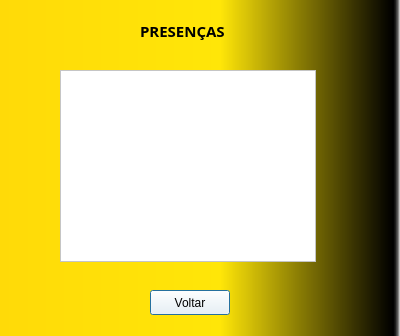
<?xml version="1.0" encoding="UTF-8"?>
<ui version="4.0">
 <class>MonitorPresencas</class>
 <widget class="QDialog" name="MonitorPresencas">
  <property name="geometry">
   <rect>
    <x>0</x>
    <y>0</y>
    <width>400</width>
    <height>336</height>
   </rect>
  </property>
  <property name="windowTitle">
   <string>Dialog</string>
  </property>
  <property name="styleSheet">
   <string notr="true">QDialog{
background-color: qlineargradient(spread:pad, x1:0, y1:0, x2:1, y2:0, stop:0 rgba(255, 218, 8, 255), stop:0.55 rgba(255, 230, 8, 255), stop:0.98 rgba(0, 0, 0, 255), stop:1 rgba(0, 0, 0, 0));
}</string>
  </property>
  <widget class="QListWidget" name="listWidget">
   <property name="geometry">
    <rect>
     <x>60</x>
     <y>70</y>
     <width>256</width>
     <height>192</height>
    </rect>
   </property>
   <property name="styleSheet">
    <string notr="true">color: rgb(0, 0, 0);
background-color: rgb(255, 255, 255);
</string>
   </property>
  </widget>
  <widget class="QLabel" name="label_3">
   <property name="geometry">
    <rect>
     <x>140</x>
     <y>10</y>
     <width>111</width>
     <height>41</height>
    </rect>
   </property>
   <property name="font">
    <font>
     <family>Yu Gothic UI Semibold</family>
     <pointsize>11</pointsize>
     <weight>75</weight>
     <bold>true</bold>
    </font>
   </property>
   <property name="styleSheet">
    <string notr="true">color: rgb(0, 0, 0)</string>
   </property>
   <property name="text">
    <string>PRESENÇAS</string>
   </property>
  </widget>
  <widget class="QPushButton" name="pushButton">
   <property name="geometry">
    <rect>
     <x>150</x>
     <y>290</y>
     <width>80</width>
     <height>25</height>
    </rect>
   </property>
   <property name="styleSheet">
    <string notr="true">background-color: rgb(255, 255, 255);
color:rgb(0, 0, 0)</string>
   </property>
   <property name="text">
    <string>Voltar</string>
   </property>
  </widget>
 </widget>
 <resources/>
 <connections/>
</ui>
